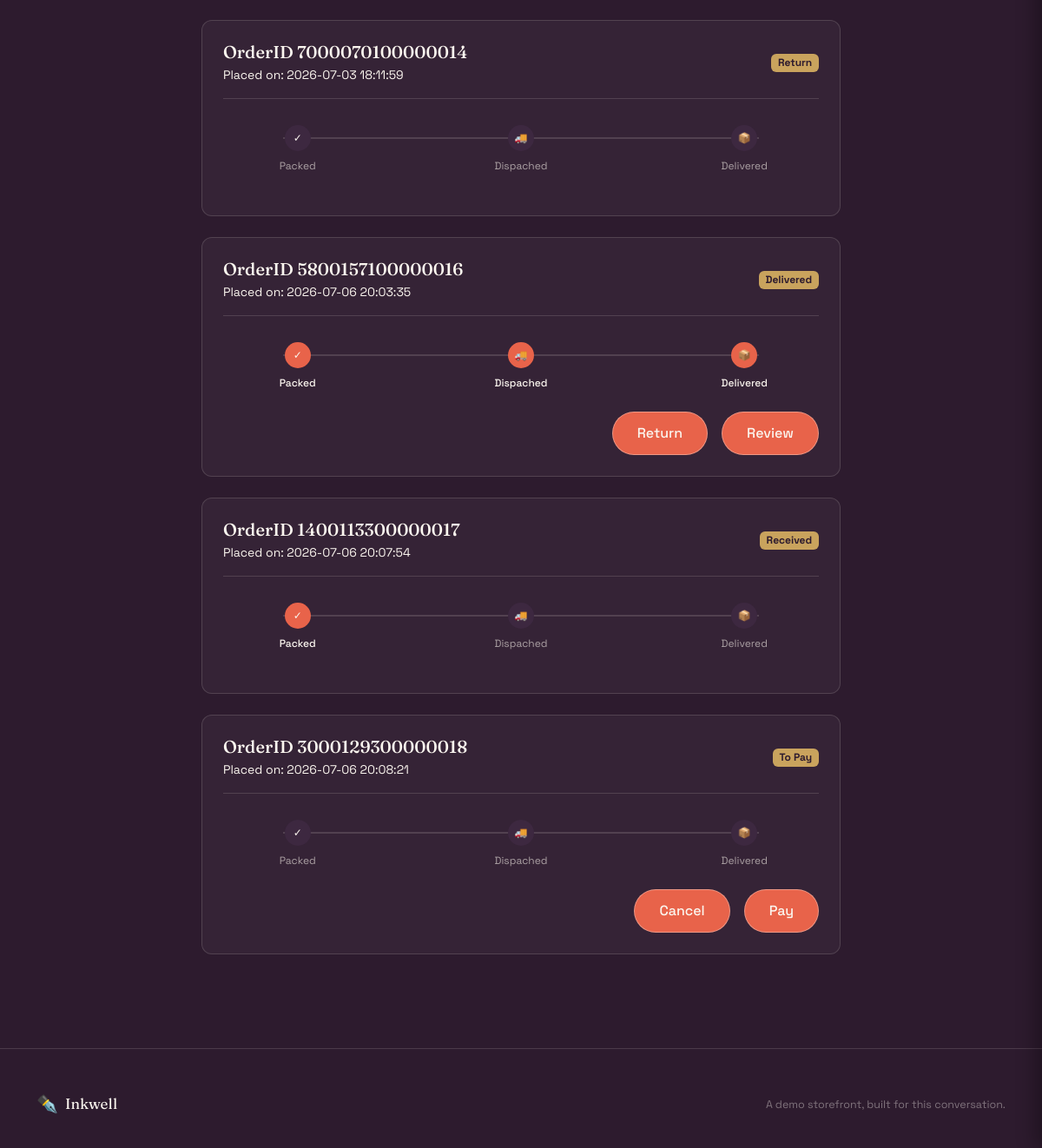
Before: /stationaryshop/trackorder.php (signed in, lower part) with the older database file.
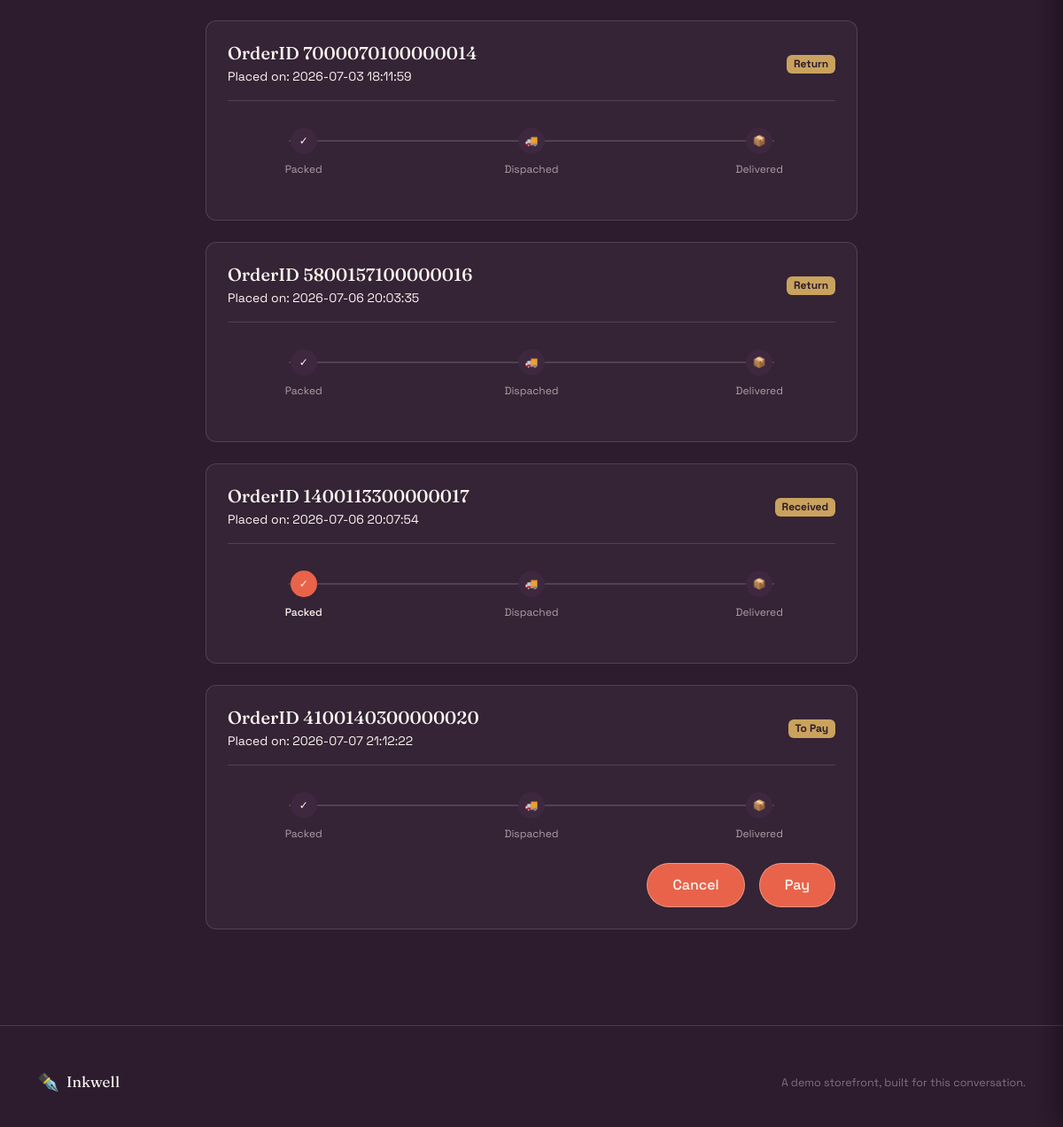
After: the same page with the newer database file.
### tables this page shows
CREATE TABLE `orders` (
  `id` int(11) NOT NULL,
  `payment_id` int(11) NOT NULL,
  `product_id` char(7) NOT NULL,
  `Order_id` char(16) NOT NULL,
  `Customer` varchar(50) NOT NULL,
  `email` varchar(50) NOT NULL,
  `Card_no` varchar(12) NOT NULL,
  `Address` varchar(100) NOT NULL,
  `phone_number` varchar(11) NOT NULL,
  `Total amount` int(11) NOT NULL,
  `status` varchar(30) NOT NULL,
  `Order_date` timestamp NOT NULL DEFAULT current_timestamp(),
  `userID` int(11) NOT NULL
);

### stationaryshop/trackorder.php (the view, shortened to what the changed rows need)
<?php
include('navbar.php');
?>
<div class="container-lg py-5">
    <div class="row justify-content-center">
        <div class="col-lg-8">
            <?php
            $showReturnCards = false;
            if (isset($_SESSION['userid'])) {
                $userid = $_SESSION['userid'];
                if(isset($_GET['status'])){
                    $status = $_GET['status'];
                    if ($status == 'Dispached' || $status == 'Received'|| $status =="To Pay" || $status =="Reviewed" || $status=="Delivered") {
                        $orderfetch = mysqli_query($con, "SELECT * FROM `orders` WHERE status ='$status' AND userID =$userid");
                    }
                }
                elseif(isset($_GET['Rstatus'])){
                    $returnfetch=mysqli_query($con, "SELECT * FROM `return` WHERE  userID =$userid");
                    while($returnorders=mysqli_fetch_assoc($returnfetch)){
                        $state=$returnorders['status'];
                        $application_active = "";
                    $transit_active = "";
                    $quality_active="";
                    $Return_active = "";
                     if ($state == "Return Application Received") {
                        $application_active = "active";
                    } elseif ($state == "Return Item Received") {
                        $application_active = "active";
                        $transit_active = "active";
                    }elseif($state == "Quality Checkup In process"){
                         $application_active = "active";
                        $transit_active = "active";
                        $quality_active="active";
                    }
                    elseif ($state == "Return issued" || $state =="Return Rejected") {
                        $application_active = "active";
                        $transit_active = "active";
                        $quality_active="active";
                        $Return_active="active";
                    }?>
                     <div class="order-card mt-4" id="trackingResultBox">
                        <div class="d-flex justify-content-between align-items-center flex-wrap gap-2 border-bottom pb-3 mb-4" style="border-color: var(--line) !important;">
                            <div>
                                <h5 class="mb-1"><a href="orderdetail.php?orderid=<?php echo $returnorders['Order_id'];?>" class="text-decoration-none text-reset">OrderID <?php echo $returnorders['Order_id']; ?></a></h5>
                                <p class="small mb-0">Placed on: <?php echo $returnorders['Return_time'] ?></p>
                            </div>
                            <span class="badge" style="background-color: var(--gold); color: var(--plum);"><?php echo $returnorders['status'] ?></span>
                        </div>
                        <div class="status-timeline">
                            <div class="timeline-step <?php echo $application_active; ?>">
                                <div class="step-circle">✓</div>
                                <div class="step-label">Application Received</div>
                            </div>
                            <div class="timeline-step <?php echo $transit_active; ?>">
                                <div class="step-circle">🚚</div>
                                <div class="step-label">Parcel Received</div>
                            </div>
                             <div class="timeline-step <?php echo $quality_active; ?>">
                                <div class="step-circle">✓</div>
                                <div class="step-label">Quality Check Done</div>
                            </div>
                            <div class="timeline-step <?php echo $Return_active; ?>">
                                <div class="step-circle">📦</div>
                                <div class="step-label">
                                    Return Processing Done
                                </div>
                            </div>
                        </div>
                    </div>
                    <?php }}
                else {
                    $orderfetch = mysqli_query($con, "SELECT * FROM `orders` WHERE userID =$userid");
                }
                  if (!$showReturnCards && isset($orderfetch)) {
                while ($allorders = mysqli_fetch_assoc($orderfetch)) {
                    $card_status = $allorders['status'];
                    $packed_active = "";
                    $transit_active = "";
                    $delivered_active = "";
                    if ($card_status == "Received") {
                        $packed_active = "active";
                    } elseif ($card_status == "Dispached") {
                        $packed_active = "active";
                        $transit_active = "active";
                    } elseif ($card_status == "Delivered" || $card_status =="Reviewed") {
                        $packed_active = "active";
                        $transit_active = "active";
                        $delivered_active = "active";
                    }
            ?>
                    <div class="order-card mt-4" id="trackingResultBox">
                        <div class="d-flex justify-content-between align-items-center flex-wrap gap-2 border-bottom pb-3 mb-4" style="border-color: var(--line) !important;">
                            <div>
                                <h5 class="mb-1"><a href="orderdetail.php?orderid=<?php echo $allorders['Order_id'];?>" class="text-decoration-none text-reset">OrderID <?php echo $allorders['Order_id']; ?></a></h5>
                                <p class="small mb-0">Placed on: <?php echo $allorders['Order_date'] ?></p>
                            </div>
                            <span class="badge" style="background-color: var(--gold); color: var(--plum);"><?php echo $allorders['status'] ?></span>
                        </div>
                        <div class="status-timeline">
                            <div class="timeline-step <?php echo $packed_active; ?>">
                                <div class="step-circle">✓</div>
                                <div class="step-label">Packed</div>
                            </div>
                            <div class="timeline-step <?php echo $transit_active; ?>">
                                <div class="step-circle">🚚</div>
                                <div class="step-label">Dispached</div>
                            </div>
                            <div class="timeline-step <?php echo $delivered_active; ?>">
                                <div class="step-circle">📦</div>
                                <div class="step-label">Delivered</div>
                            </div>
                        </div>
                        <div class="d-flex justify-content-end mt-4">
                            <?php if ($card_status == 'To Pay') { ?>
                                <a href="?cancelid=<?php echo $allorders['Order_id']; ?>" class="btn btn-outline-light" style=" background-color:#E8634A;">
                                    Cancel
                                </a>
                                <button type="button"
                                        class="ms-3 btn btn-outline-light"
                                        style="background-color:#E8634A;"
                                        data-bs-toggle="modal"
                                        data-bs-target="#payModal_<?php echo $allorders['Order_id']; ?>">
                                    Pay
                                </button>
                            <?php } elseif ($card_status == 'Delivered') {
                                            $deliveryDate = strtotime($allorders['Order_date']);
                                            $currentDate = strtotime(date('Y-m-d'));
                                            $daysPassed = ($currentDate - $deliveryDate) / (60 * 60 * 24);
                                            if ($daysPassed <= 7) {
                                ?>
                                <a href="return.php?Returnid=<?php echo $allorders['Order_id']; ?>" class="btn btn-outline-light" style=" background-color:#E8634A;">
                                    Return
                                </a>
                                <?php }?>
                                <button type="button"
                                        class="ms-3 btn btn-outline-light"
                                        style="background-color:#E8634A;"
                                        data-bs-toggle="modal"
                                        data-bs-target="#reviewModal_<?php echo $allorders['Order_id']; ?>">
                                    Review
                                </button>
                            <?php } ?>
                        </div>
                    </div>
            <?php
                }
            }}
            ?>
        </div>
    </div>
</div>
</body>
</html>

Changed rows visible on the page:
removed orders: Order "3000129300000018", Order_date "2026-07-06 20:08:21", status "To Pay"
changed orders (number 2 of 4 on the later page): status "Delivered" → "Return"; no longer shows "Return Review"
added orders: Order "4100140300000020", Order_date "2026-07-07 21:12:22", status "To Pay"
